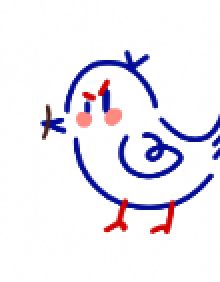
#> input picture core/assets/jingwei-bird.png, 110 x 141 px (shown 2 times larger); its folder holds only this picture in this run
$ python -i jumping_moire.py   (imports and definitions only)
#> lines starting #> are read from the running program, lines starting #| are printed output that depends on the picture
"""Jumping Moire — dual-band aperiodic moire interference (delivery protection).

Heuristic attack targeting the **VAE encoder** layer of img2img / inpainting
pipelines.  Two bands are injected simultaneously into the Y channel:

- **Low band (0.10-0.22 Nyquist):** survives resize-to-512/1024 preprocessing
  used by many cloud pipelines; slightly more visible, applied at lower opacity.
- **High band (0.30-0.45 Nyquist):** attacks detail-region VAE features before
  preprocessing resize; less perceptible to humans.

Spatial non-stationarity is enforced by partitioning the image into an N x N
grid of cells; each cell uses its own (f, theta, phi) triplet plus sub-pixel
jitter, so global notch filtering cannot remove the perturbation.

Only numpy and scipy are required; no deep-learning dependencies.
"""

from __future__ import annotations

import numpy as np
from scipy.ndimage import gaussian_filter

_LOW_BAND: tuple[float, float] = (0.10, 0.22)
_HIGH_BAND: tuple[float, float] = (0.30, 0.45)
_LOW_OPACITY_RATIO: float = 0.5
_HIGH_OPACITY_RATIO: float = 1.0
_MAX_AMP: float = 25.0
_FEATHER_RATIO: float = 0.10
_JITTER_SIGMA: float = 0.6

_OPACITY_MIN: float = 0.0
_OPACITY_MAX: float = 0.30
_GRID_MIN: int = 4
_GRID_MAX: int = 16
_MIN_DIM: int = 64


def _validate_inputs(image: np.ndarray, opacity: float, region_grid_size: int) -> None:
    if image.dtype != np.uint8:
        raise ValueError(f"Input dtype must be uint8, got {image.dtype}.")
    if image.ndim != 3 or image.shape[2] != 3:
        raise ValueError(f"Input must be HxWx3 RGB, got shape {image.shape}.")
    h, w = image.shape[:2]
    if h < _MIN_DIM or w < _MIN_DIM:
        raise ValueError(
            f"Image dimensions must be at least {_MIN_DIM}x{_MIN_DIM}, got {h}x{w}."
        )
    if not (_OPACITY_MIN <= opacity <= _OPACITY_MAX):
        raise ValueError(
            f"opacity must be in [{_OPACITY_MIN}, {_OPACITY_MAX}], got {opacity}."
        )
    if not (_GRID_MIN <= region_grid_size <= _GRID_MAX):
        raise ValueError(
            f"region_grid_size must be in [{_GRID_MIN}, {_GRID_MAX}], got {region_grid_size}."
        )


def _rgb_to_ycbcr(rgb: np.ndarray) -> np.ndarray:
    f = rgb.astype(np.float32)
    r, g, b = f[..., 0], f[..., 1], f[..., 2]
    y = 0.299 * r + 0.587 * g + 0.114 * b
    cb = 128.0 - 0.168736 * r - 0.331264 * g + 0.5 * b
    cr = 128.0 + 0.5 * r - 0.418688 * g - 0.081312 * b
    return np.stack([y, cb, cr], axis=-1)


def _ycbcr_to_rgb(ycbcr: np.ndarray) -> np.ndarray:
    y = ycbcr[..., 0]
    cb = ycbcr[..., 1] - 128.0
    cr = ycbcr[..., 2] - 128.0
    r = y + 1.402 * cr
    g = y - 0.344136 * cb - 0.714136 * cr
    b = y + 1.772 * cb
    out = np.stack([r, g, b], axis=-1)
    return np.clip(np.round(out), 0, 255).astype(np.uint8)


def _fft_bandpass(field: np.ndarray, freq_min: float, freq_max: float) -> np.ndarray:
    h, w = field.shape
    fy = np.fft.fftfreq(h).reshape(-1, 1)
    fx = np.fft.fftfreq(w).reshape(1, -1)
    radius = np.sqrt(fy * fy + fx * fx)
    mask = (radius >= freq_min) & (radius <= freq_max)
    spec = np.fft.fft2(field) * mask
    return np.real(np.fft.ifft2(spec)).astype(np.float32)


def _cosine_window(length: int, feather: int) -> np.ndarray:
    w = np.ones(length, dtype=np.float32)
    if feather <= 0:
        return w
    ramp = 0.5 * (1.0 - np.cos(np.pi * (np.arange(feather) + 1) / (feather + 1)))
    w[:feather] = ramp
    w[-feather:] = ramp[::-1]
    return w


def _generate_moire_field(
    h: int,
    w: int,
    freq_min: float,
    freq_max: float,
    region_grid_size: int,
    seed: int,
) -> np.ndarray:
    rng = np.random.default_rng(seed)

    y_edges = np.linspace(0, h, region_grid_size + 1, dtype=np.int32)
    x_edges = np.linspace(0, w, region_grid_size + 1, dtype=np.int32)

    jitter_u = gaussian_filter(
        rng.standard_normal((h, w)).astype(np.float32), sigma=_JITTER_SIGMA
    )
    jitter_v = gaussian_filter(
        rng.standard_normal((h, w)).astype(np.float32), sigma=_JITTER_SIGMA
    )
    jitter_amp = 1.0 / freq_max * 0.15
    jitter_u *= jitter_amp / max(1e-6, float(np.std(jitter_u)))
    jitter_v *= jitter_amp / max(1e-6, float(np.std(jitter_v)))

    accumulator = np.zeros((h, w), dtype=np.float32)
    weight = np.zeros((h, w), dtype=np.float32)

    for i in range(region_grid_size):
        y0, y1 = int(y_edges[i]), int(y_edges[i + 1])
        for j in range(region_grid_size):
            x0, x1 = int(x_edges[j]), int(x_edges[j + 1])
            ch = y1 - y0
            cw = x1 - x0
            if ch <= 0 or cw <= 0:
                continue

            f1 = float(rng.uniform(freq_min, freq_max))
            theta1 = float(rng.uniform(0.0, np.pi))
            phi1 = float(rng.uniform(0.0, 2.0 * np.pi))
            delta_theta = float(rng.uniform(np.deg2rad(0.5), np.deg2rad(2.0)))
            delta_f = float(rng.normal(0.0, 0.01))
            f2 = max(freq_min * 0.8, f1 + delta_f)
            theta2 = theta1 + delta_theta
            phi2 = float(rng.uniform(0.0, 2.0 * np.pi))

            ys, xs = np.meshgrid(
                np.arange(ch, dtype=np.float32),
                np.arange(cw, dtype=np.float32),
                indexing="ij",
            )
            ju = jitter_u[y0:y1, x0:x1]
            jv = jitter_v[y0:y1, x0:x1]
            u = xs + ju
            v = ys + jv

            k1 = 2.0 * np.pi * f1
            k2 = 2.0 * np.pi * f2
            g1 = np.sin(k1 * (u * np.cos(theta1) + v * np.sin(theta1)) + phi1)
            g2 = np.sin(k2 * (u * np.cos(theta2) + v * np.sin(theta2)) + phi2)
            moire_cell = (g1 + g2).astype(np.float32)

            feather = max(1, int(round(min(ch, cw) * _FEATHER_RATIO)))
            wy = _cosine_window(ch, min(feather, ch // 2))
            wx = _cosine_window(cw, min(feather, cw // 2))
            cell_w = wy[:, None] * wx[None, :]

            accumulator[y0:y1, x0:x1] += moire_cell * cell_w
            weight[y0:y1, x0:x1] += cell_w

    weight = np.where(weight > 1e-6, weight, 1.0)
    field = accumulator / weight

    field = _fft_bandpass(field, freq_min, freq_max)

    max_abs = float(np.max(np.abs(field)))
    if max_abs > 1e-8:
        field = field / max_abs
    return field.astype(np.float32)


_MAX_COMPUTE_DIM = 1024


def apply_jumping_moire(
    image: np.ndarray,
    *,
    opacity: float = 0.15,
    region_grid_size: int = 8,
    seed: int = 42,
) -> np.ndarray:
    """Inject dual-band aperiodic moire interference into an RGB image.

    For images larger than 1024px on either axis, the moire field is
    computed at reduced resolution and upscaled.  The frequency ratios
    are preserved so the perturbation remains equally effective.

    Parameters
    ----------
    image:
        uint8 RGB, shape (H, W, 3), with H, W >= 64.
    opacity:
        Overall injection strength in [0.0, 0.30].
    region_grid_size:
        N (in N x N grid).  Range [4, 16].  Default 8 -> 64 cells.
    seed:
        Deterministic seed for per-cell parameters and jitter fields.

    Returns
    -------
    np.ndarray
        uint8 RGB, same shape as input.
    """
    _validate_inputs(image, opacity, region_grid_size)

    h, w = image.shape[:2]
    ycbcr = _rgb_to_ycbcr(image)
    y = ycbcr[..., 0]

    need_downscale = h > _MAX_COMPUTE_DIM or w > _MAX_COMPUTE_DIM
    if need_downscale:
        scale = _MAX_COMPUTE_DIM / max(h, w)
        ch = max(64, int(h * scale))
        cw = max(64, int(w * scale))
    else:
        ch, cw = h, w

    low_field = _generate_moire_field(
        ch, cw, _LOW_BAND[0], _LOW_BAND[1], region_grid_size, seed
    )
    high_field = _generate_moire_field(
        ch, cw, _HIGH_BAND[0], _HIGH_BAND[1], region_grid_size, seed + 1
    )

    combined = low_field * _LOW_OPACITY_RATIO + high_field * _HIGH_OPACITY_RATIO
    max_abs = float(np.max(np.abs(combined)))
    if max_abs > 1e-8:
        combined = combined / max_abs

    if need_downscale:
        import cv2
        combined = cv2.resize(
            combined, (w, h), interpolation=cv2.INTER_LINEAR
        )

    y_new = y + opacity * _MAX_AMP * combined
    ycbcr_new = ycbcr.copy()
    ycbcr_new[..., 0] = np.clip(y_new, 0.0, 255.0)
    return _ycbcr_to_rgb(ycbcr_new)

>>> import cv2
>>> picture = cv2.imread('assets/jingwei-bird.png')
#> picture is the input picture: shape (141, 110, 3); mean B, G, R 243.6, 235.3, 238
>>> result = apply_jumping_moire(picture)
#> in _rgb_to_ycbcr, `cr = 128.0 + 0.5 * r - 0.418688 * g - 0.081312 * b`:
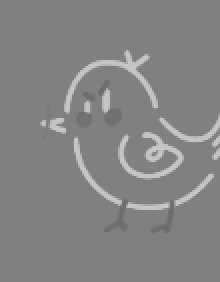
#> cr: shape (141, 110) float32 (shown 2 times larger); min 110.7, max 197.3, mean 131.9
#> in _rgb_to_ycbcr, `return np.stack([y, cb, cr], axis=-1)`:
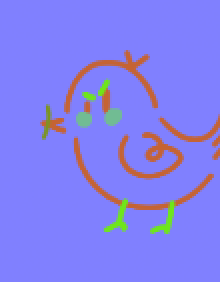
#> returned value: shape (141, 110, 3) float32 (shown 2 times larger); mean of channels 0, 1, 2 238.1, 128, 131.9; drawn as B, G, R
#> after the loop in _generate_moire_field, `for i in range(region_grid_size):`:
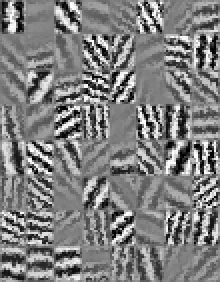
#> accumulator: shape (141, 110) float32 (shown 2 times larger); min -2, max 2, mean 0.000416; drawn with min black and max white
#> after the loop in _generate_moire_field, `for i in range(region_grid_size):`:
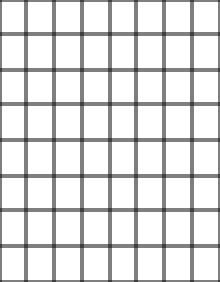
#> weight: shape (141, 110) float32 (shown 2 times larger); min 0.25, max 1, mean 0.875
#> call 2 of _generate_moire_field, with h = 141, w = 110, freq_min = 0.3, freq_max = 0.45, region_grid_size = 8, seed = 43
#> after the loop in _generate_moire_field (call 2), `for i in range(region_grid_size):`:
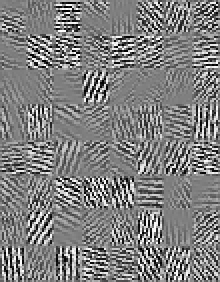
#> accumulator: shape (141, 110) float32 (shown 2 times larger); min -2, max 2, mean 0.00843; drawn with min black and max white
#> call 2 of _fft_bandpass, with freq_min = 0.3, freq_max = 0.45
#> in _fft_bandpass (call 2), `spec = np.fft.fft2(field) * mask`:
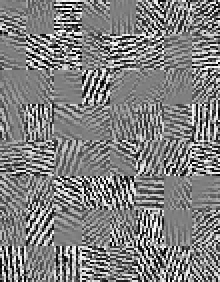
#> field: shape (141, 110) float32 (shown 2 times larger); min -2, max 2, mean 0.0119; drawn with min black and max white
#> in _ycbcr_to_rgb, `cr = ycbcr[..., 2] - 128.0`:
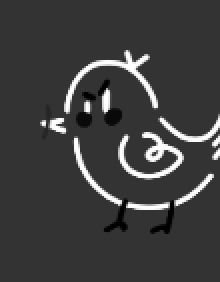
#> cr: shape (141, 110) float32 (shown 2 times larger); min -17.33, max 69.31, mean 3.9; drawn with min black and max white
